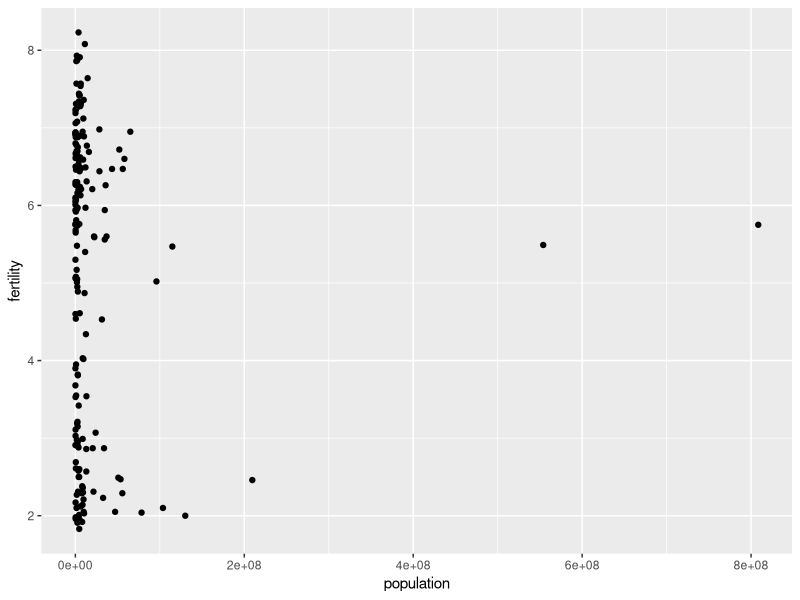
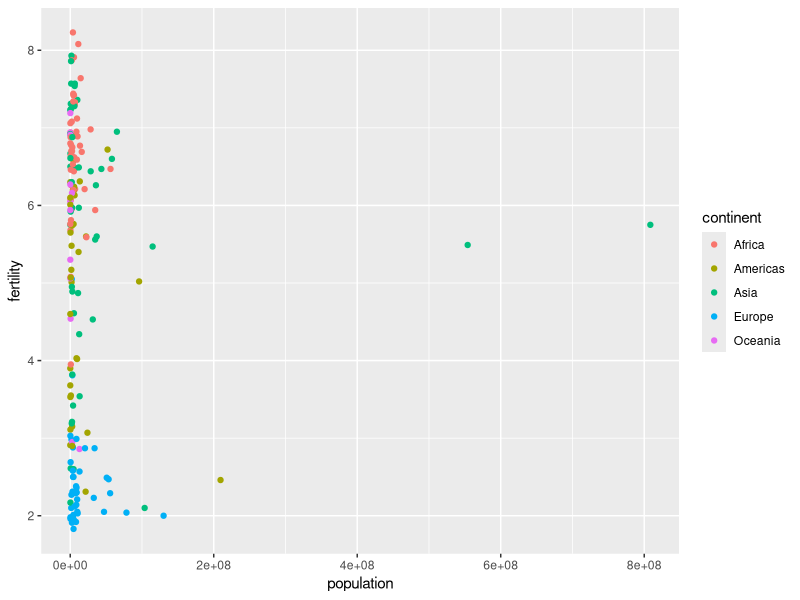
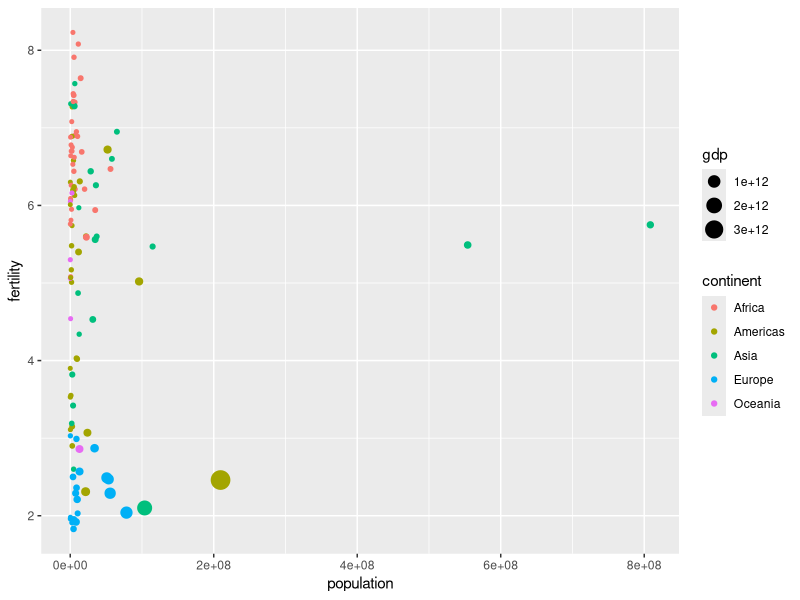
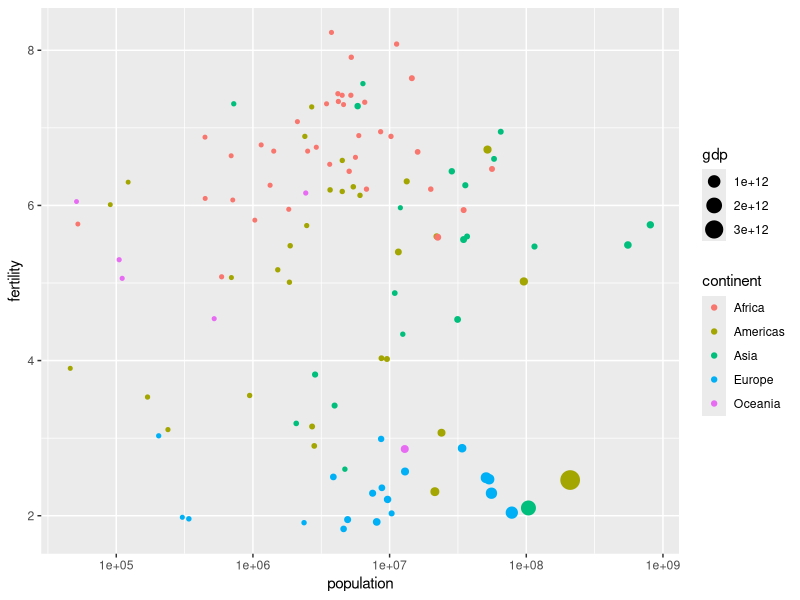
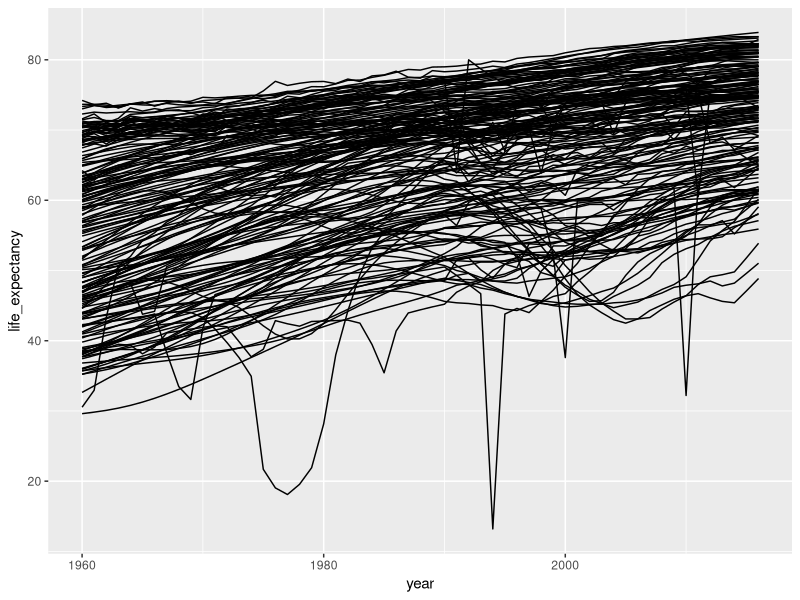
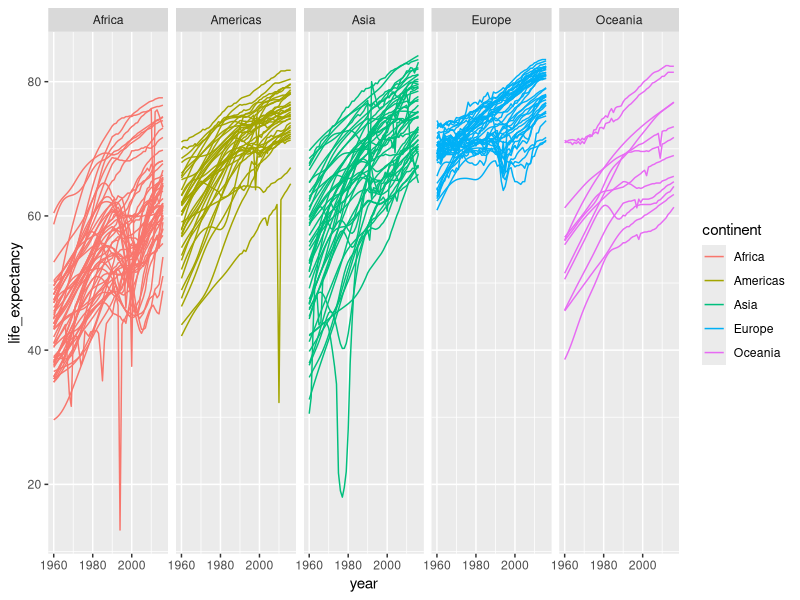
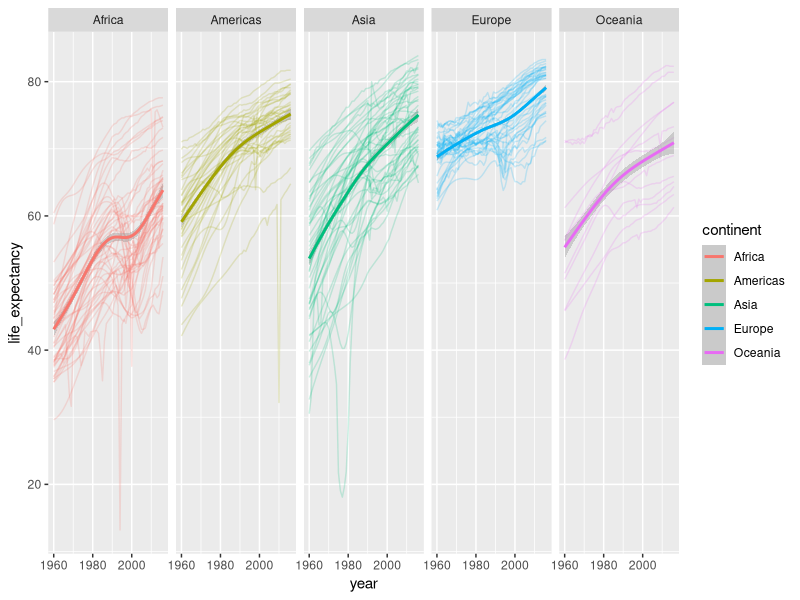
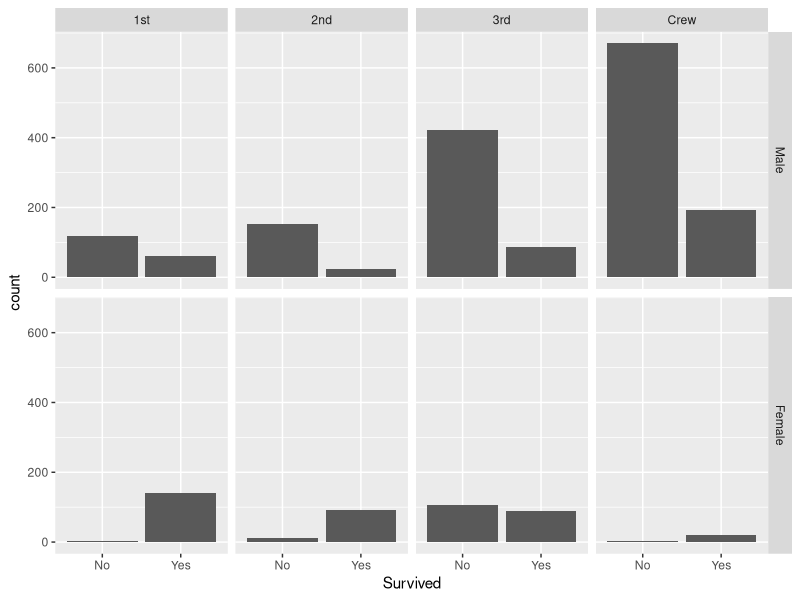

Here is the R script that generated these plots, in order:
## ---- chunk 1
library(tidyverse)
## ---- chunk 2
gapminder <- read.delim("../Data/gapminder.tsv")
## ---- chunk 3
# Picking year 1970
str(gapminder)
fertility_population_1970 <- gapminder %>% 
  filter(year==1970) %>% 
  ggplot(aes(x=population,y=fertility))
# In this solution, the aes parameter is within the `ggplot` function
# but you can also put it within the `geom_point` function
fertility_population_1970 + geom_point()
## ---- chunk 4
fertility_population_1970 + geom_point(aes(col=continent))
## ---- chunk 5
fertility_population_1970 + geom_point(aes(col=continent,size=gdp))
## ---- chunk 6
# Use a log scale for the population axis
(fertility_population_1970 
 + geom_point(aes(col=continent,size=gdp)) 
 + scale_x_log10()
)
## ---- chunk 7
plot_output <- (fertility_population_1970 
 + geom_point(aes(col=continent,size=gdp)) 
 + scale_x_log10()
)
ggsave("test.pdf", plot=plot_output, width=10, height=5, units="cm")
## ---- chunk 8
(ggplot(gapminder,aes(x=year,y=life_expectancy)) 
 + geom_line(aes(group=country))
)
## ---- chunk 9
(ggplot(gapminder,aes(x=year,y=life_expectancy)) 
 + geom_line(aes(group=country,col=continent))
 + facet_wrap("continent",nrow=1)
)
## ---- chunk 10
(ggplot(gapminder,aes(x=year,y=life_expectancy))
 + geom_line(aes(group=country,col=continent), alpha=0.2)
 + geom_smooth(aes(col=continent))
 + facet_wrap("continent",nrow=1)
)
# Note how alpha is outside the aes() parameter
## ---- chunk 11
# Run this first to reformat the Titanic dataset 
# Load data
data(Titanic)
# Convert to data.frame
titanic.df <- as.data.frame(Titanic)
# Convert to long format
titanic.long <- titanic.df[rep(row.names(titanic.df),titanic.df$Freq),1:4]
## ---- chunk 12
ggplot(titanic.long) + geom_bar(aes(x=Survived)) + facet_grid(c("Sex","Class"))
## ---- chunk 13
(ggplot(titanic.long) 
  + geom_bar(aes(x=Survived)) 
  + facet_grid(c("Sex","Class"))
  + coord_flip()
)
## ---- chunk 14
data(iris)
## ---- chunk 15
plot(x=iris$Petal.Width,y=iris$Sepal.Length,col=iris$Species)
## ---- chunk 16
plot(x=iris$Petal.Width,
     y=iris$Sepal.Length,
     col=iris$Species,
     main="Iris data",
     xlab="Petal width",
     ylab="Sepal length")
## ---- chunk 17
df.random <- data.frame(x=1:100,y=rnorm(100))
## ---- chunk 18
plot(x=df.random$x,
     y=df.random$y,
     type="l")
## ---- chunk 19
plot(x=df.random$x,
     y=df.random$y,
     type="l")
abline(h=0.5)
## ---- chunk 20
hist(df.random$y)
## ---- chunk 21
pdf("test_histogram.pdf")
hist(df.random$y)
dev.off()
